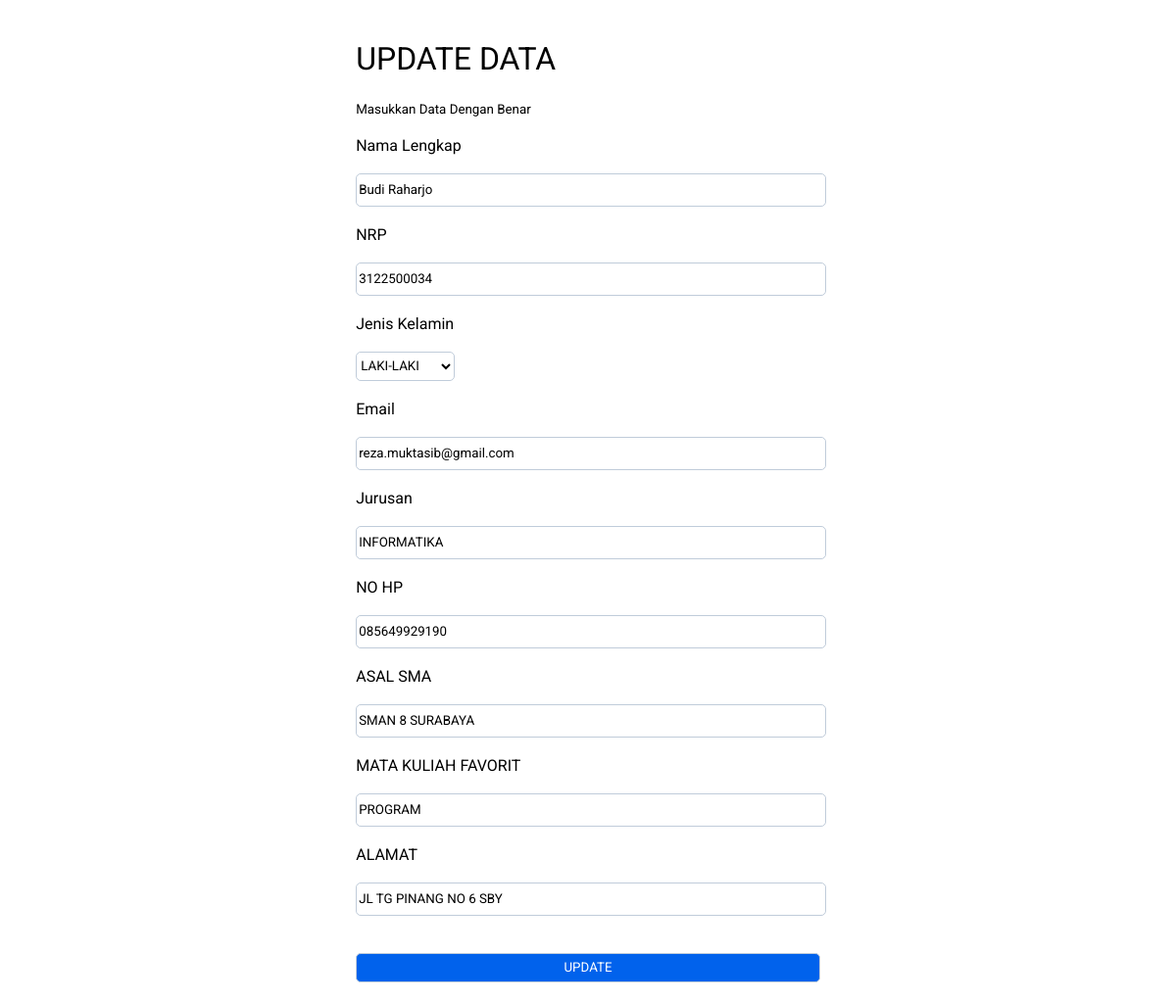
The page /update.php?id=27 on the database its author committed.
### tables this page shows
CREATE TABLE `tb_mahasiswa` (
  `ID` int(11) NOT NULL,
  `NRP` varchar(20) NOT NULL,
  `NAMA` varchar(30) NOT NULL,
  `GENDER` tinyint(1) NOT NULL,
  `JURUSAN` varchar(30) NOT NULL,
  `EMAIL` varchar(50) NOT NULL,
  `ALAMAT` text NOT NULL,
  `HP` varchar(15) NOT NULL,
  `SMA` varchar(30) NOT NULL,
  `F_MATKUL` varchar(30) NOT NULL
);

### update.php (the view, shortened to what this page needs)
<?php
include "db.php";
$show = mysqli_query($conn,"SELECT * FROM `tb_mahasiswa` WHERE ID = '".$_GET['id']."'");
$row = mysqli_fetch_array($show);
?>
<!DOCTYPE html>
<html lang="en">
<head>
</head>
<body>
<div class="main">
        <form action="" method="POST" class="daftar">
            <h1>UPDATE DATA</h1>
            <small>Masukkan Data Dengan Benar</small><br><br>
                <label for="nama">Nama Lengkap</label><br><br>
                <input type="text" name="nama" placeholder="" value="<?= $row[2]?>" required><br><br>
                <label for="nro">NRP</label><br><br>
                <input type="text" name="nrp" placeholder="" value="<?= $row[1]?>" required><br><br>
                <label for="gen">Jenis Kelamin</label><br><br>
                <select name="gen" id="gender"><br><br>
                    <option value="1">LAKI-LAKI</option>
                </select><br><br>
                <label for="email">Email</label><br><br>
                <input type="email" name="email" placeholder="" value="<?= $row[5]?>" required><br><br>
                <label for="jur">Jurusan</label><br><br>
                <input type="text" name="jur" placeholder="" value="<?= $row[4]?>" required><br><br>
                <label for="hp">NO HP</label><br><br>
                <input type="text" name="hp" placeholder="" value="<?= $row[7]?>" required><br><br>
                <label for="sma">ASAL SMA</label><br><br>
            <input type="text" name="sma" placeholder="" value="<?= $row[8]?>" required><br><br>
            <label for="mk">MATA KULIAH FAVORIT</label><br><br>
            <input type="text" name="mk" placeholder="" value="<?= $row[9]?>" required><br><br>
            <label for="alamat">ALAMAT </label><br><br>
            <input type="text" name="alamat" placeholder="" value="<?= $row[6]?>" required><br><br>
            <br>
            <input class="btn" type="submit" name="submitted" value="UPDATE">
        </form>
    </div>
</body>
</html>

### update.php (style rules this page uses)
* { background-color: var(--bgBlack); color: var(--hitam); font-family: 'Roboto', sans-serif; font-weight: 400; }
.main { display: flex; justify-content: center; align-items:center; margin-top: 20px; margin-bottom: 20px; }
.daftar { width: 40%; }
.daftar label { font-weight: 400; }
.daftar select { border: 1px solid #C0CCDA; border-radius: 5px; height: 30px; }
.daftar input { border: 1px solid #C0CCDA; border-radius: 5px; height: 30px; width: 100%; }
.btn { background-color: #0162EC; color: white }

### rows shown on the page
tb_mahasiswa: nama "Budi Raharjo", nrp "3122500034", email "reza.muktasib@gmail.com", jur "INFORMATIKA", hp "085649929190", sma "SMAN 8 SURABAYA", mk "PROGRAM", alamat "JL TG PINANG NO 6 SBY"
